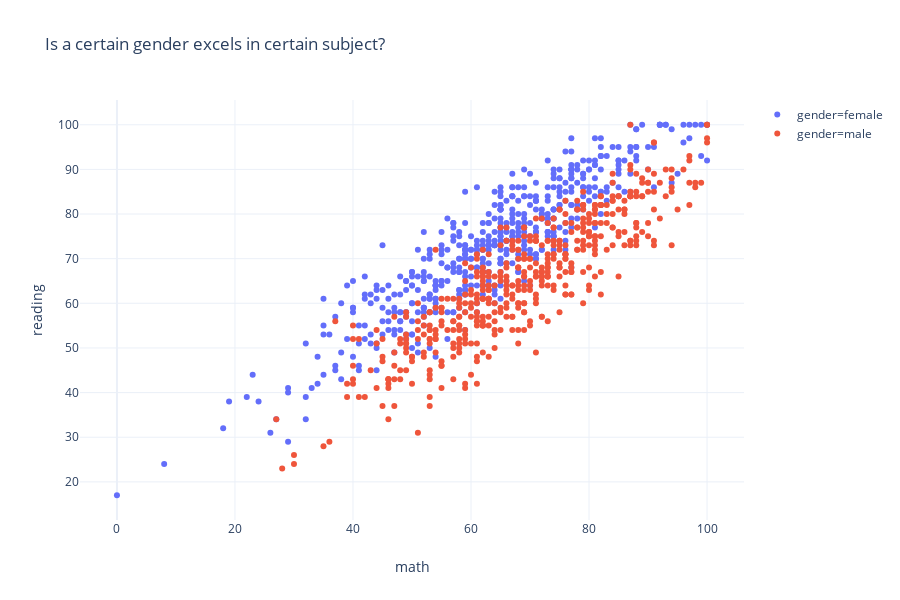

Notebook source saved alongside this figure:
### Markdown cell above
You can actually make those plot in one line, but I put some enter so it's more user friendly. As we can see from the plot, we can se that it actually have a quite similiar distribusion between female and male, but at our dataset ethnicity C dominates. So with that distribution now it's safe to assume we can analize the gender in our dataset equaly. 

#### Question 1

So, let's answer our first question, is a certain gender excels in certain subject?

To answer this question we will take math and reading subject, why? because I like both of subject. Just kidding, I math and reading because they are the subject with lowest average and the highest average. To answer the question we can use the scatter plot, yes conveniently we can use other plot to answer this question. To make scatter plot, you can guess we can use `scatter` function. We can make math and reading as x and y, next we can color them with the gender so we can see if there is some difference to answer our question and as usual I'll use the `plotly_white` template.

### Code cell
fig = px.scatter(df,
                 x='math',
                 y='reading', 
                 color ='gender',
                 template='plotly_white',
                 title="Is a certain gender excels in certain subject?")
fig.show()

### Figure 1 — Plotly figure (JSON) as saved in the notebook; plotly's stock layout.template omitted (floating-point values rounded to 4 significant figures; data arrays with more than 128 entries replaced by an {"elided": "..."} marker saying what was removed)
{"data": [{"hoverlabel": {"namelength": 0}, "hovertemplate": "gender=female<br>math=%{x}<br>reading=%{y}", "legendgroup": "gender=female", "marker": {"color": "#636efa", "symbol": "circle"}, "mode": "markers", "name": "gender=female", "showlegend": true, "type": "scatter", "uid": "49e70b65-71a6-473a-a4de-9e2136835bc8", "x": {"elided": "518 int values"}, "xaxis": "x", "y": {"elided": "518 int values"}, "yaxis": "y"}, {"hoverlabel": {"namelength": 0}, "hovertemplate": "gender=male<br>math=%{x}<br>reading=%{y}", "legendgroup": "gender=male", "marker": {"color": "#EF553B", "symbol": "circle"}, "mode": "markers", "name": "gender=male", "showlegend": true, "type": "scatter", "uid": "04e9da72-b455-42cd-909a-c00ef03a4dd4", "x": {"elided": "482 int values"}, "xaxis": "x", "y": {"elided": "482 int values"}, "yaxis": "y"}], "layout": {"grid": {"xaxes": ["x"], "xgap": 0.1, "xside": "bottom", "yaxes": ["y"], "ygap": 0.1, "yside": "left"}, "height": 600, "legend": {"tracegroupgap": 0}, "title": {"text": "Is a certain gender excels in certain subject?"}, "xaxis": {"title": {"text": "math"}}, "yaxis": {"title": {"text": "reading"}}}}
